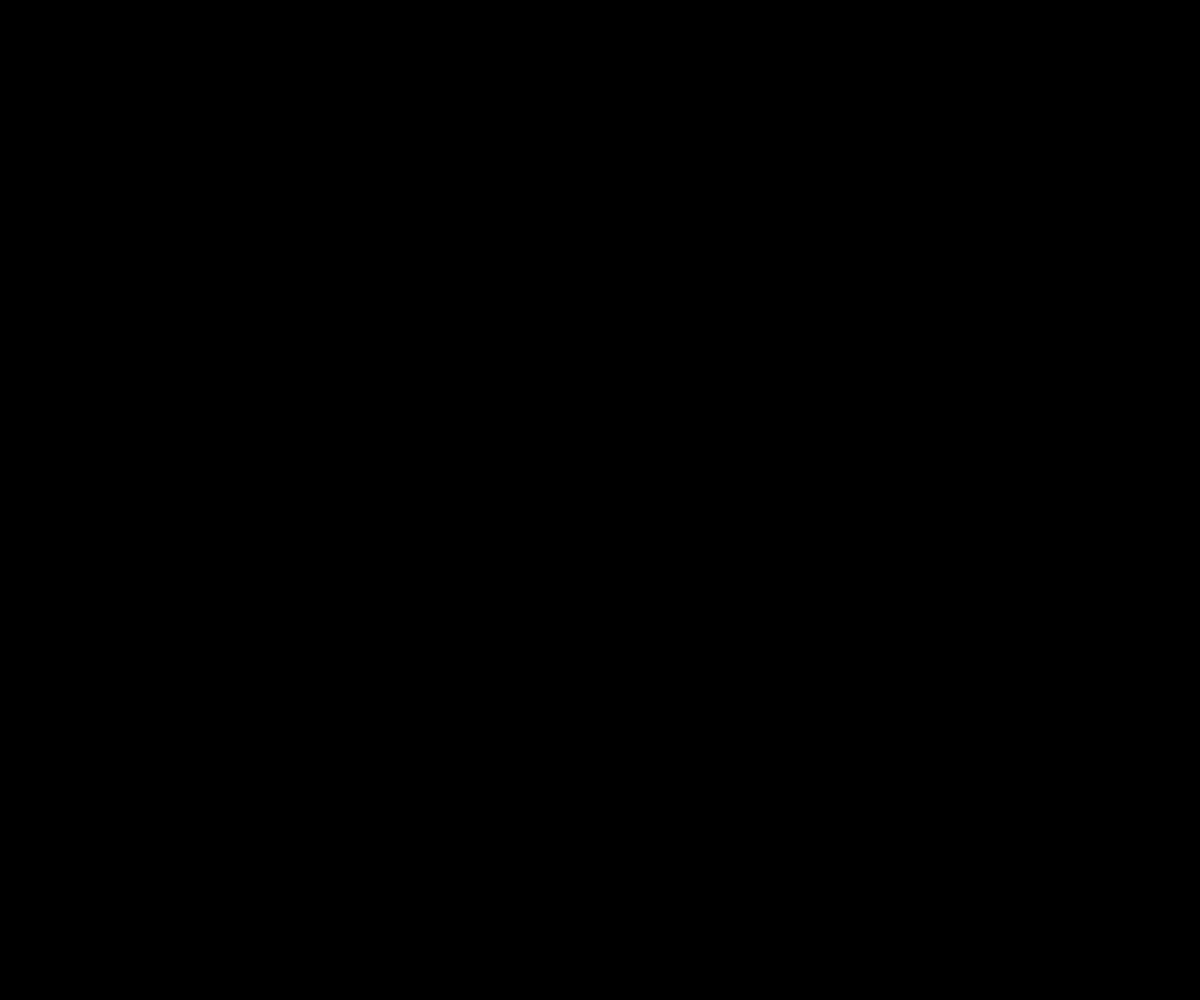
Frame 1 (no input)
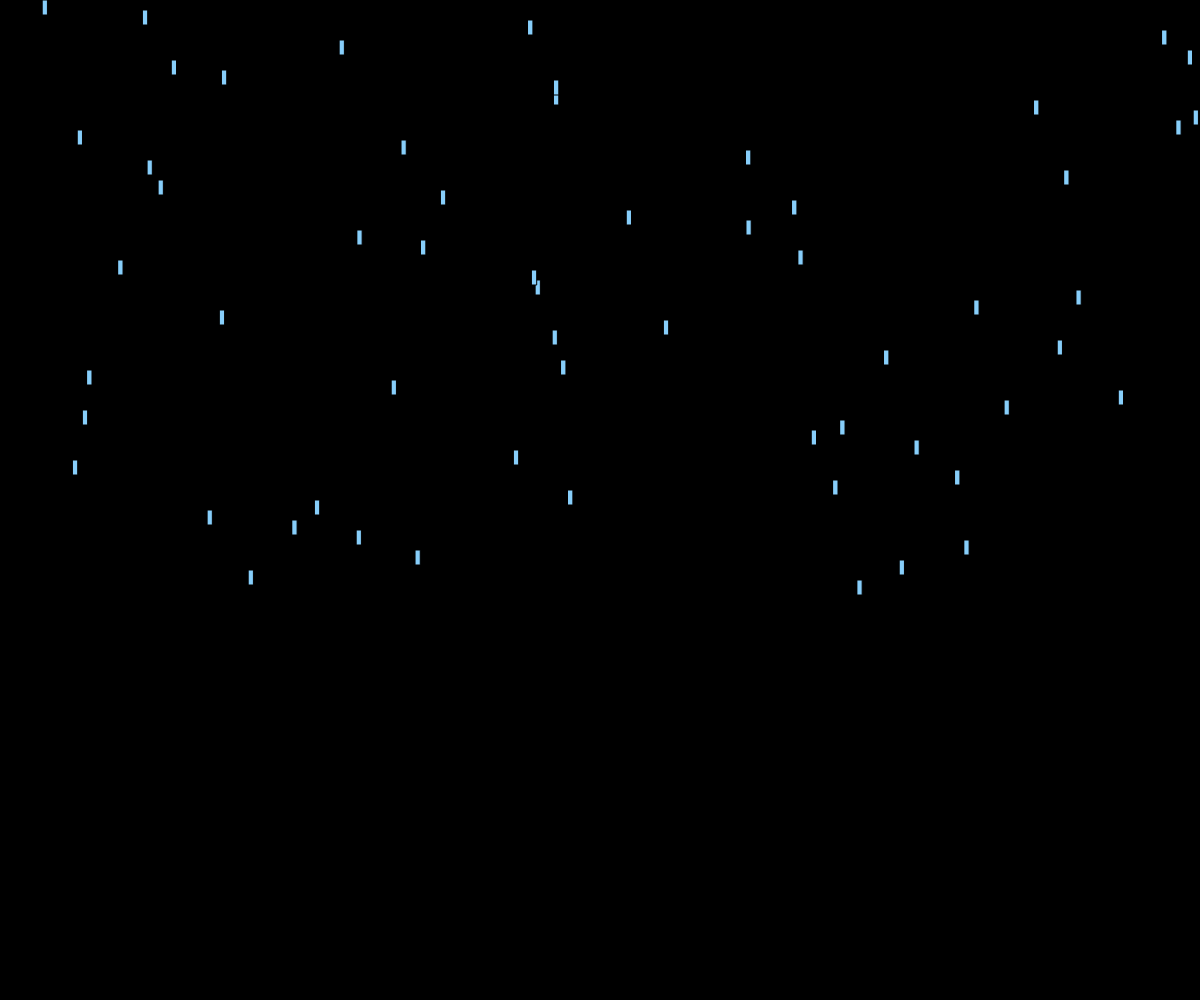
Frame 60 (no input)
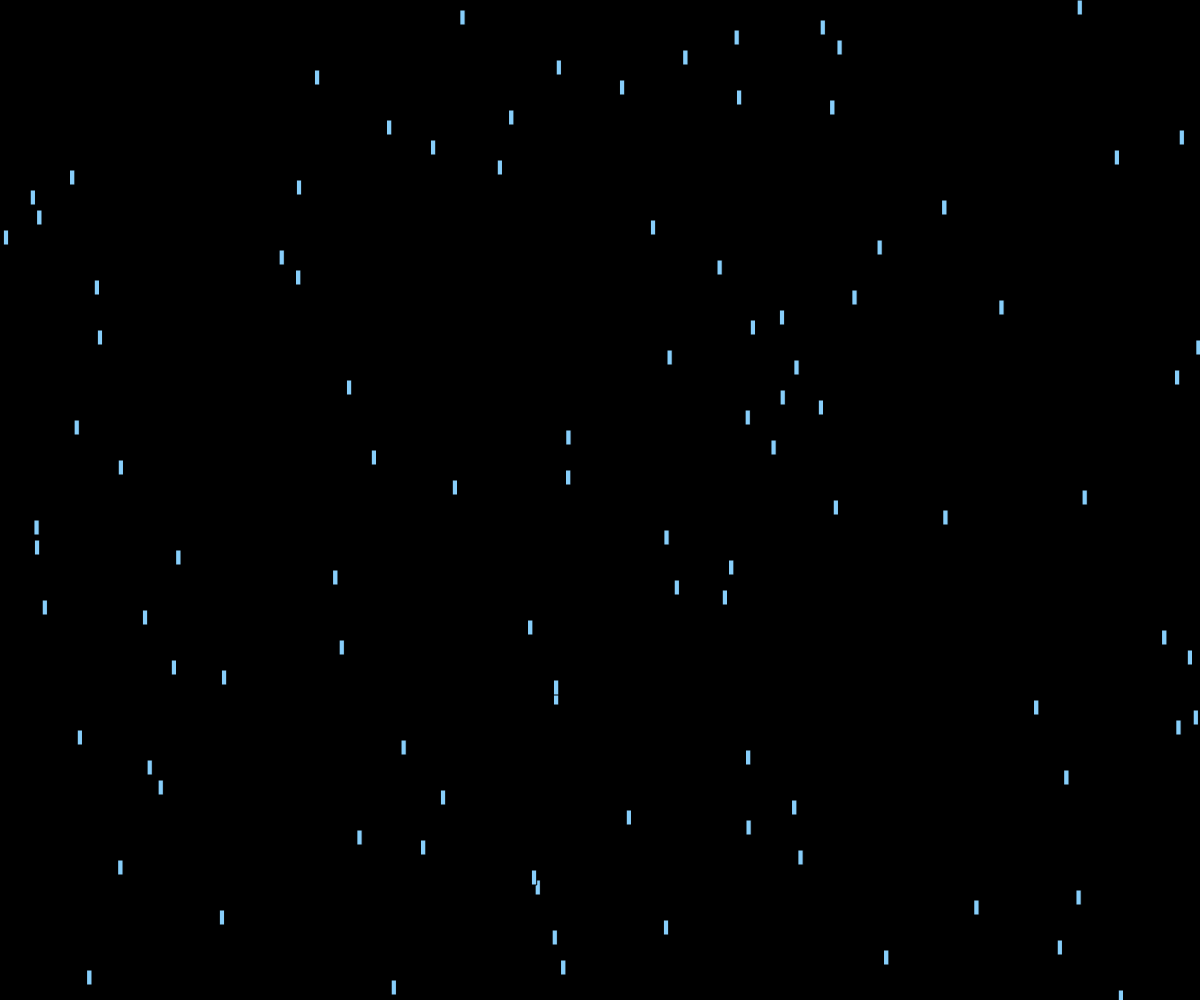
Frame 120 (the mouse pressed at the canvas centre since frame 60)

The p5.js sketch that drew these frames (run headless with seeded random() and noise() and a simulated clock; from frame 60 on, the mouse is pressed at the canvas centre):

// p5.js sketch
// ── sketch.js
var Drop = function(x, y) {
  this.x = x;
  this.y = y;
  this.width = 5;
  this.height = 15;
}

Drop.prototype.show = function() {
    fill(135, 206, 250);
    rect(this.x, this.y, this.width, this.height);
}

Drop.prototype.fall = function(){
    this.y = this.y + 10;
}

var drops = [];

function setup() {
  createCanvas(windowWidth, windowHeight); 
}

function draw() {

  background(0);

  for (var i = 0; i < drops.length; i++) {
     drops[i].show();
     drops[i].fall();
  }
  drops.push( new Drop(random(0,windowWidth), 0) );
}
